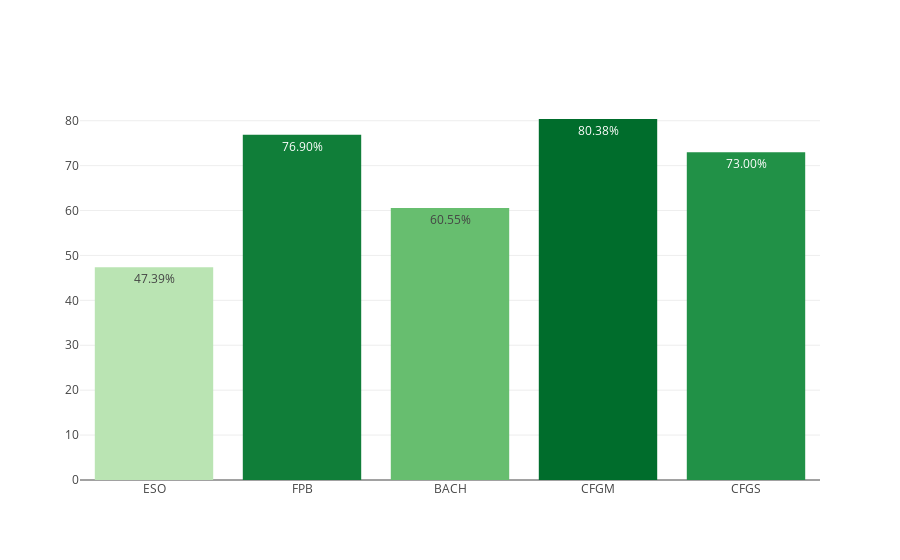

Source (notebook cell):
### Markdown cell above
## GLOBAL

### Code cell
dfc_summary = dfc.groupby('etapa').mean().loc[stages]
myplotly.bar_simple(dfc_summary.index, dfc_summary['éxito'])

### Figure 1 — Plotly figure (JSON) as saved in the notebook; plotly's stock layout.template omitted (floating-point values rounded to 4 significant figures)
{"data": [{"hoverinfo": "x+text", "marker": {"color": [47.39, 76.9, 60.55, 80.38, 73.0], "colorscale": [[0, "rgb(186,228,179)"], [0.3333, "rgb(116,196,118)"], [0.6667, "rgb(49,163,84)"], [1, "rgb(0,109,44)"]]}, "text": ["47.39%", "76.90%", "60.55%", "80.38%", "73.00%"], "type": "bar", "uid": "04456484-3b04-442e-a5ad-7659292ad928", "x": ["ESO", "FPB", "BACH", "CFGM", "CFGS"], "y": [47.39, 76.9, 60.55, 80.38, 73.0]}], "layout": {"title": {"text": ""}}}
